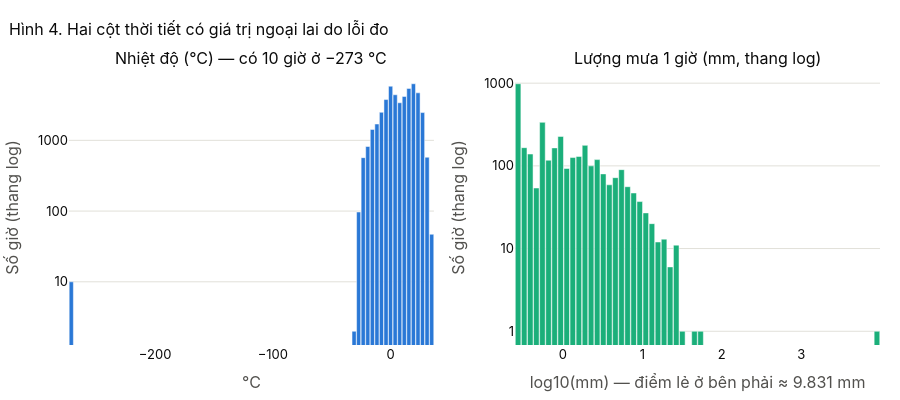

Write notebook code for a chart like this one.
### Code cell
temp_c_raw = raw["temp"].to_numpy() - 273.15
fig = make_subplots(rows=1, cols=2, subplot_titles=("Nhiệt độ (°C) — có 10 giờ ở −273 °C", "Lượng mưa 1 giờ (mm, thang log)"))
fig.add_trace(hist_bar(temp_c_raw, bins=80, color=BLUE), row=1, col=1)
rain_pos = raw.loc[raw["rain_1h"] > 0, "rain_1h"].to_numpy()
fig.add_trace(hist_bar(np.log10(rain_pos), bins=60, color=AQUA), row=1, col=2)
fig.update_xaxes(title_text="°C", row=1, col=1)
fig.update_xaxes(title_text="log10(mm) — điểm lẻ ở bên phải ≈ 9.831 mm", row=1, col=2)
fig.update_yaxes(title_text="Số giờ (thang log)", type="log", dtick=1, row=1, col=1)
fig.update_yaxes(title_text="Số giờ (thang log)", type="log", dtick=1, row=1, col=2)
fig.update_layout(title="Hình 4. Hai cột thời tiết có giá trị ngoại lai do lỗi đo", showlegend=False, height=400)
fig.show()

### Figure 1 — Plotly figure (JSON) as saved in the notebook; plotly's stock layout.template omitted (floating-point values rounded to 4 significant figures)
{"data": [{"hovertemplate": "%{x:,.1f}: %{y:,} giờ<extra></extra>", "marker": {"color": "#2a78d6"}, "type": "bar", "width": [3.566, 3.566, 3.566, 3.566, 3.566, 3.566, 3.566, 3.566, 3.566, 3.566, 3.566, 3.566, 3.566, 3.566, 3.566, 3.566, 3.566, 3.566, 3.566, 3.566, 3.566, 3.566, 3.566, 3.566, 3.566, 3.566, 3.566, 3.566, 3.566, 3.566, 3.566, 3.566, 3.566, 3.566, 3.566, 3.566, 3.566, 3.566, 3.566, 3.566, 3.566, 3.566, 3.566, 3.566, 3.566, 3.566, 3.566, 3.566, 3.566, 3.566, 3.566, 3.566, 3.566, 3.566, 3.566, 3.566, 3.566, 3.566, 3.566, 3.566, 3.566, 3.566, 3.566, 3.566, 3.566, 3.566, 3.566, 3.566, 3.566, 3.566, 3.566, 3.566, 3.566, 3.566, 3.566, 3.566, 3.566, 3.566, 3.566, 3.566], "x": [-271.2, -267.3, -263.5, -259.6, -255.7, -251.8, -248.0, -244.1, -240.2, -236.3, -232.5, -228.6, -224.7, -220.8, -216.9, -213.1, -209.2, -205.3, -201.4, -197.6, -193.7, -189.8, -185.9, -182.1, -178.2, -174.3, -170.4, -166.6, -162.7, -158.8, -154.9, -151.1, -147.2, -143.3, -139.4, -135.6, -131.7, -127.8, -123.9, -120.1, -116.2, -112.3, -108.4, -104.5, -100.7, -96.8, -92.92, -89.05, -85.17, -81.29, -77.42, -73.54, -69.67, -65.79, -61.91, -58.04, -54.16, -50.29, -46.41, -42.54, -38.66, -34.78, -30.91, -27.03, -23.16, -19.28, -15.4, -11.53, -7.653, -3.777, 0.09919, 3.975, 7.851, 11.73, 15.6, 19.48, 23.35, 27.23, 31.11, 34.98], "xaxis": "x", "y": [10, 0, 0, 0, 0, 0, 0, 0, 0, 0, 0, 0, 0, 0, 0, 0, 0, 0, 0, 0, 0, 0, 0, 0, 0, 0, 0, 0, 0, 0, 0, 0, 0, 0, 0, 0, 0, 0, 0, 0, 0, 0, 0, 0, 0, 0, 0, 0, 0, 0, 0, 0, 0, 0, 0, 0, 0, 0, 0, 0, 0, 0, 2, 97, 569, 818, 1427, 1701, 2491, 3771, 5821, 4409, 3397, 4175, 5423, 6307, 4694, 2468, 577, 47], "yaxis": "y"}, {"hovertemplate": "%{x:,.1f}: %{y:,} giờ<extra></extra>", "marker": {"color": "#1baf7a"}, "type": "bar", "width": [0.07045, 0.07045, 0.07045, 0.07045, 0.07045, 0.07045, 0.07045, 0.07045, 0.07045, 0.07045, 0.07045, 0.07045, 0.07045, 0.07045, 0.07045, 0.07045, 0.07045, 0.07045, 0.07045, 0.07045, 0.07045, 0.07045, 0.07045, 0.07045, 0.07045, 0.07045, 0.07045, 0.07045, 0.07045, 0.07045, 0.07045, 0.07045, 0.07045, 0.07045, 0.07045, 0.07045, 0.07045, 0.07045, 0.07045, 0.07045, 0.07045, 0.07045, 0.07045, 0.07045, 0.07045, 0.07045, 0.07045, 0.07045, 0.07045, 0.07045, 0.07045, 0.07045, 0.07045, 0.07045, 0.07045, 0.07045, 0.07045, 0.07045, 0.07045, 0.07045], "x": [-0.5638, -0.4872, -0.4106, -0.334, -0.2575, -0.1809, -0.1043, -0.02773, 0.04885, 0.1254, 0.202, 0.2786, 0.3552, 0.4317, 0.5083, 0.5849, 0.6615, 0.7381, 0.8146, 0.8912, 0.9678, 1.044, 1.121, 1.198, 1.274, 1.351, 1.427, 1.504, 1.58, 1.657, 1.734, 1.81, 1.887, 1.963, 2.04, 2.116, 2.193, 2.27, 2.346, 2.423, 2.499, 2.576, 2.652, 2.729, 2.806, 2.882, 2.959, 3.035, 3.112, 3.189, 3.265, 3.342, 3.418, 3.495, 3.571, 3.648, 3.725, 3.801, 3.878, 3.954], "xaxis": "x2", "y": [984, 166, 139, 54, 336, 117, 165, 227, 93, 126, 130, 177, 100, 119, 80, 59, 72, 90, 56, 47, 37, 27, 20, 12, 13, 6, 11, 1, 0, 1, 1, 0, 0, 0, 0, 0, 0, 0, 0, 0, 0, 0, 0, 0, 0, 0, 0, 0, 0, 0, 0, 0, 0, 0, 0, 0, 0, 0, 0, 1], "yaxis": "y2"}], "layout": {"annotations": [{"font": {"size": 16}, "showarrow": false, "text": "Nhiệt độ (°C) — có 10 giờ ở −273 °C", "x": 0.225, "xanchor": "center", "xref": "paper", "y": 1.0, "yanchor": "bottom", "yref": "paper"}, {"font": {"size": 16}, "showarrow": false, "text": "Lượng mưa 1 giờ (mm, thang log)", "x": 0.775, "xanchor": "center", "xref": "paper", "y": 1.0, "yanchor": "bottom", "yref": "paper"}], "height": 400, "showlegend": false, "title": {"text": "Hình 4. Hai cột thời tiết có giá trị ngoại lai do lỗi đo"}, "xaxis": {"anchor": "y", "domain": [0.0, 0.45], "title": {"text": "°C"}}, "xaxis2": {"anchor": "y2", "domain": [0.55, 1.0], "title": {"text": "log10(mm) — điểm lẻ ở bên phải ≈ 9.831 mm"}}, "yaxis": {"anchor": "x", "domain": [0.0, 1.0], "dtick": 1, "title": {"text": "Số giờ (thang log)"}, "type": "log"}, "yaxis2": {"anchor": "x2", "domain": [0.0, 1.0], "dtick": 1, "title": {"text": "Số giờ (thang log)"}, "type": "log"}}}
